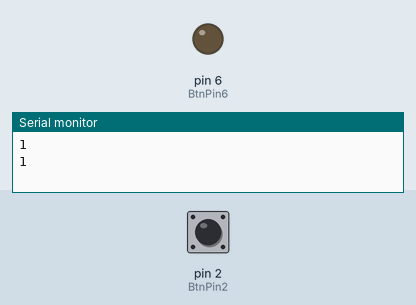
A sketch run on a simulated Arduino Uno, built with avr-gcc and run on an emulated ATmega328P. On the bench: output pins drawn as LEDs (lit = HIGH), the last lines printed to the serial monitor. Inputs (shaded band) come from the test bench; at power-on: pin 2 (BtnPin2) HIGH.

Above: at 1.8 s.
1.9 s: pin 2 (BtnPin2) pulled LOW for 0.6 s
At 2.5 s:
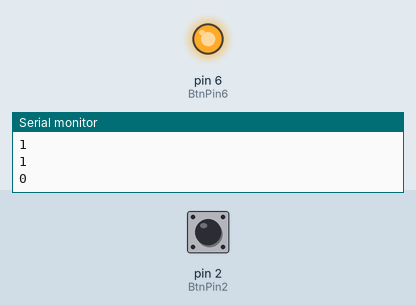
4.5 s: pin 2 (BtnPin2) pulled LOW for 3.2 s
At 9.4 s:
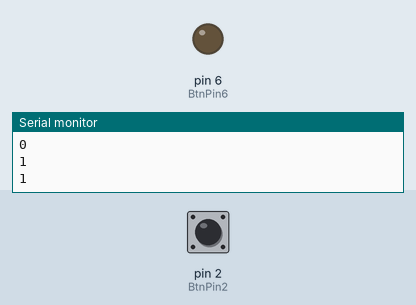
Timing chart, 0 to 10.9 s (numbered marks = the images above; inputs shaded):
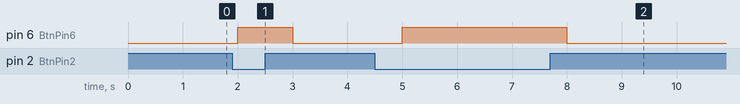

Measured:
- after the input at 1.9 s, pin 6 (BtnPin6): LOW → HIGH after 0.10 s, → LOW 1.0 s later
- after the input at 4.5 s, pin 6 (BtnPin6): LOW → HIGH after 0.50 s, → LOW 3.0 s later

The sketch:

button1.ino
```cpp
#define BtnPin2 2
#define BtnPin6 6
void setup() {

  Serial.begin(115200);
  pinMode(BtnPin2,INPUT_PULLUP);
  pinMode(BtnPin6,OUTPUT);
}

void loop() {
  Serial.println(digitalRead(BtnPin2));
  delay(1000);
  Light();
}

void Light(){
  int LightPin = digitalRead(BtnPin2);
  if (LightPin==0){
    digitalWrite(6,HIGH);
  }
  else
  {
    digitalWrite(6,LOW);
    }
}
```
